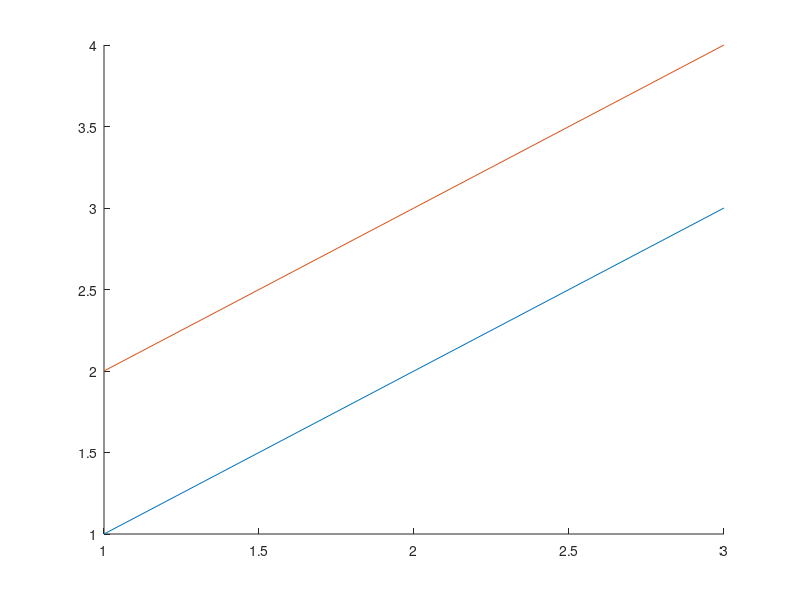

Write MATLAB code to recreate this figure. (Note: this script raises an error after producing the figure.)
% covers: 2 - with hold on, a second plot adds a line to the axes: the saved SVG holds two polylines
% Item 2 as the spec writes it, the file named after the case. The SVG is
% read back and deleted before anything is asserted about it.
hold on;
plot(1:3, 1:3);
plot(1:3, 2:4);
hold off;
saveas(gcf, 'hold_on_two_lines.svg');
s = fileread('hold_on_two_lines.svg');
delete('hold_on_two_lines.svg');
disp(numel(strfind(s, '<polyline')))
